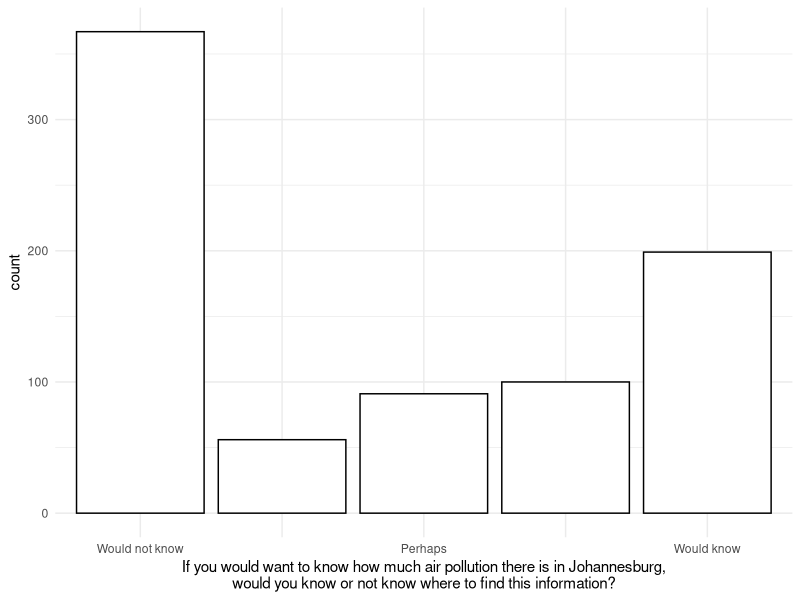
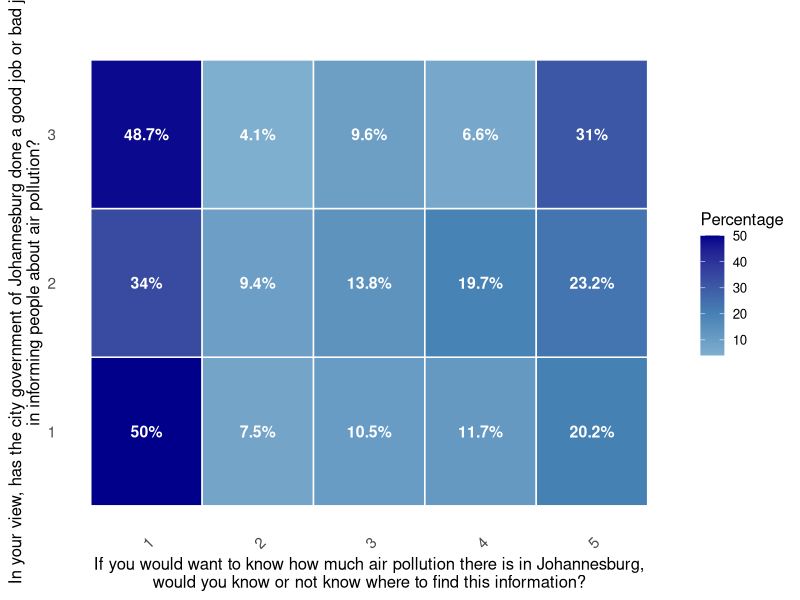
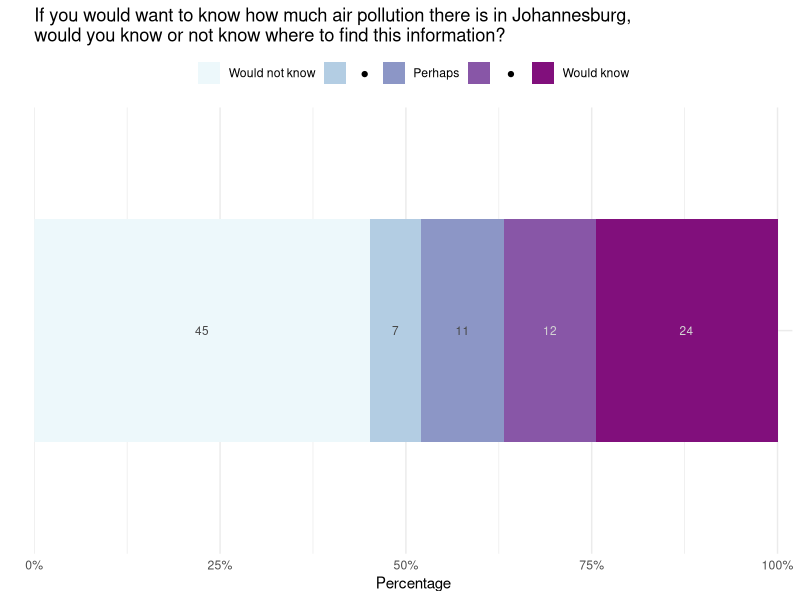
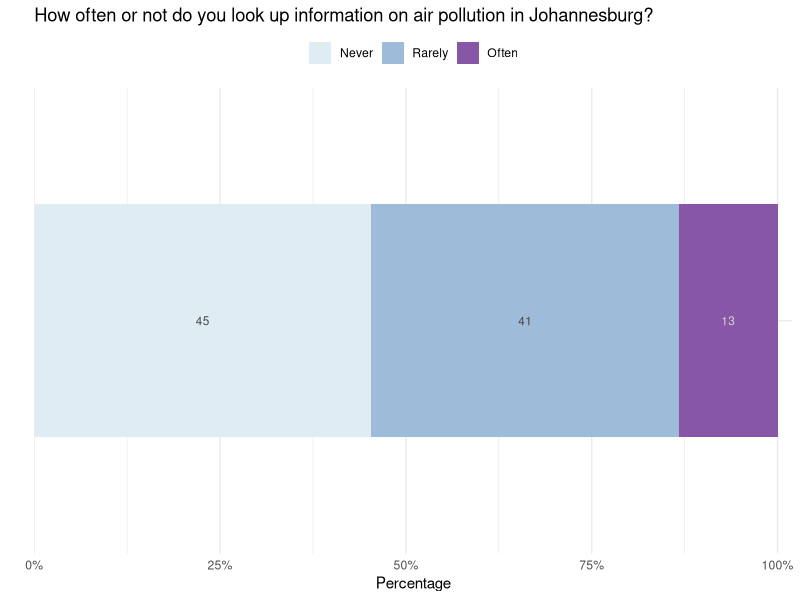
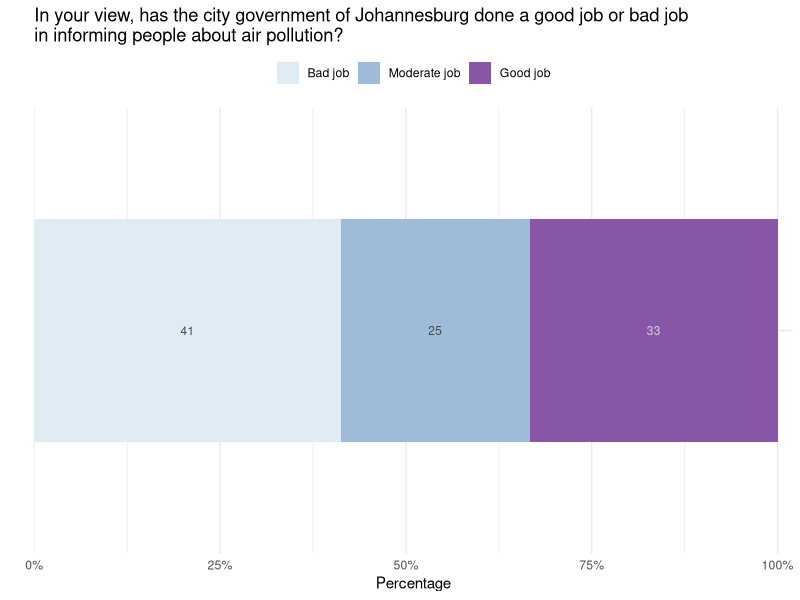

These charts were generated, in order, by the following R code:
## ---- chunk 1

# ## clean environment
# # rm(list = ls())
# 
# # Define which packages needed for analyses
# p_needed <-
#   c("tidyverse", "RColorBrewer", "scales")
# 
# # Check which packages are already installed on your computer
# packages <- rownames(installed.packages())
# 
# # Check which packages are not installed
# p_to_install <- p_needed[!(p_needed %in% packages)]
# 
# if (length(p_to_install) > 0) {
#   install.packages(p_to_install)
# }
# sapply(p_needed, require, character.only = TRUE)
# # 
# ## For replicability: session information 
# session_info <- print(sessionInfo())

library(tidyverse)
library(RColorBrewer)
library(scales)

## For replicability: session information 
session_info <- print(sessionInfo())

## ---- chunk 2
"%ni%" = Negate("%in%")

set.seed(123)

dataJoburg <- read.csv("data/data_joh_person_anon.csv")

## ---- chunk 3
# filter out straightlining for the policies "On days where air pollution is high..."

# Identify columns starting with "AM_GovAction_S"
gov_cols <- grep("^AM_GovAction_S", names(dataJoburg), value = TRUE)

# Calculate the row-wise standard deviation for these columns and filter out straightliners
dataJoburgFilter <- dataJoburg %>%
  mutate(gov_sd = apply(select(., all_of(gov_cols)), 1, sd, na.rm = TRUE)) %>%
  filter(gov_sd != 0) %>%
  select(-gov_sd)

# filter out sl for the effect of more monitoring "More measurements would..."

# Identify columns starting with "AM_effect"
effect_cols <- grep("^AM_effect", names(dataJoburg), value = TRUE)

# Calculate the row-wise standard deviation for these columns and filter out straightliners
dataJoburgFilter2 <- dataJoburgFilter %>%
  mutate(effect_sd = apply(select(., all_of(effect_cols)), 1, sd, na.rm = TRUE)) %>%
  filter(effect_sd != 0) %>%
  select(-effect_sd)

dataJoburg <- dataJoburgFilter2

## ---- chunk 4

dataJoburg <- dataJoburg %>%
  mutate(AM_Knowlg_1F = factor(recode(AM_Knowlg_1,
                                  `1` = "Would not know",
                                  `2` = " ",
                                  `3` = "Perhaps",
                                  `4` = "  ",
                                  `5` = "Would know"),
                               levels = c("Would not know", " ", "Perhaps", "  ", "Would know"),
                               ordered = TRUE))

dataJoburg %>%
  filter(!is.na(AM_Knowlg_1F)) %>%
  ggplot(aes(x = AM_Knowlg_1F))+
  labs(x = "If you would want to know how much air pollution there is in Johannesburg,\nwould you know or not know where to find this information?")+
  geom_histogram(stat = "count", binwidth = 1, col = "black", fill = "white")+
  theme_minimal()


### horizontal, nicer looking graphs for first descriptive questions

## summarise
knowledge <- dataJoburg %>%
  filter(!is.na(AM_Knowlg_1)) %>% 
  group_by(AM_Knowlg_1) %>%
  summarise(count = n(), .groups = "drop") %>%
  mutate(share = count / sum(count),
         label = round(share * 100))

## add a text color column based on concern category
knowledge <- knowledge %>%
  mutate(
    text_color = case_when(
      AM_Knowlg_1 %in% c("5", "4") ~ "lightgrey",  # light grey text for dark fill
      TRUE ~ "grey28"  # default dark grey for lighter fills
    )
  )
  
## reverse ordering for the plot
knowledge$AM_Knowlg_1_cat <- factor(
  knowledge$AM_Knowlg_1,
  levels = c("5", "4", "3", "2", "1"),  # reverse order
  labels = c("Would know", "   ●   ", "Perhaps", "  ●  ", "Would not know"),
  ordered = TRUE
)


p1 <- ggplot(knowledge, aes(x = "", y = share, fill = AM_Knowlg_1_cat)) +
  geom_col(width = 0.6) +             # bar height = pct
  geom_text(aes(label = label),
            position = position_stack(vjust = 0.5),
            color = knowledge$text_color,
            size = 3, na.rm = TRUE) +
  coord_flip() +                      # rotate to horizontal
  scale_y_continuous(
    labels = percent_format(accuracy = 1),
    expand = expansion(mult = c(0, 0.02))
  ) +
  scale_fill_manual(values = (brewer.pal(5, "BuPu")),
                    limits = rev(c("Would know", "   ●   ", "Perhaps", "  ●  ", "Would not know")))+
  labs(
    x    = "",
    y    = "Percentage",
    fill = "Response",
    title = "If you would want to know how much air pollution there is in Johannesburg,\nwould you know or not know where to find this information?"
  ) +
  theme_minimal()+
  theme(
    legend.position = "top",
    # axis.text = element_text(size = 19),
    # axis.title = element_text(size = 19),
    legend.title = element_blank()
    # legend.text = element_text(size = 16)
  )

ggsave(plot = p1, filename = paste("plots/knowledge.png", sep = ""),
       dpi=600, width = 18, height = 8, units='cm')


## ---- chunk 5
## summarise
freqJ <- dataJoburg %>%
  filter(!is.na(AM_Freq)) %>% 
  group_by(AM_Freq) %>%
  summarise(count = n(), .groups = "drop") %>%
  mutate(share = count / sum(count),
         label = round(share * 100))

## add a text color column based on concern category
freqJ <- freqJ %>%
  mutate(
    text_color = case_when(
      AM_Freq %in% c("3") ~ "lightgrey",  # light grey text for dark fill
      TRUE ~ "grey28"  # default dark grey for lighter fills
    )
  )
  
## reverse ordering for the plot
freqJ$AM_Freq_cat <- factor(
  freqJ$AM_Freq,
  levels = c("3", "2", "1"),  # reverse order
  labels = c("Often", "Rarely", "Never"),
  ordered = TRUE
)


p2 <- ggplot(freqJ, aes(x = "", y = share, fill = AM_Freq_cat)) +
  geom_col(width = 0.6) +             # bar height = pct
  geom_text(aes(label = label),
            position = position_stack(vjust = 0.5),
            color = freqJ$text_color,
            size = 3, na.rm = TRUE) +
  coord_flip() +                      # rotate to horizontal
  scale_y_continuous(
    labels = percent_format(accuracy = 1),
    expand = expansion(mult = c(0, 0.02))
  ) +
  scale_fill_manual(values = (brewer.pal(3, "BuPu")),
                    limits = rev(c("Often", "Rarely", "Never")))+
  labs(
    x    = "",
    y    = "Percentage",
    fill = "Response",
    title = "How often or not do you look up information on air pollution in Johannesburg?"
  ) +
  theme_minimal()+
  theme(
    legend.position = "top",
    # axis.text = element_text(size = 19),
    # axis.title = element_text(size = 19),
    legend.title = element_blank()
    # legend.text = element_text(size = 16)
  )

ggsave(plot = p2, filename = paste("plots/informationFreq.png", sep = ""),
       dpi=600, width = 18, height = 8, units='cm')
## ---- chunk 6

## summarise
satisfaction <- dataJoburg %>%
  filter(!is.na(AM_Perc)) %>% 
  group_by(AM_Perc) %>%
  summarise(count = n(), .groups = "drop") %>%
  mutate(share = count / sum(count),
         label = round(share * 100))

## add a text color column based on concern category
satisfaction <- satisfaction %>%
  mutate(
    text_color = case_when(
      AM_Perc %in% c("3") ~ "lightgrey",  # light grey text for dark fill
      TRUE ~ "grey28"  # default dark grey for lighter fills
    )
  )
  
## reverse ordering for the plot
satisfaction$AM_Perc_cat <- factor(
  satisfaction$AM_Perc,
  levels = c("3", "2", "1"),  # reverse order
  labels = c("Good job", "Moderate job", "Bad job"),
  ordered = TRUE
)


p3 <- ggplot(satisfaction, aes(x = "", y = share, fill = AM_Perc_cat)) +
  geom_col(width = 0.6) +             # bar height = pct
  geom_text(aes(label = label),
            position = position_stack(vjust = 0.5),
            color = satisfaction$text_color,
            size = 3, na.rm = TRUE) +
  coord_flip() +                      # rotate to horizontal
  scale_y_continuous(
    labels = percent_format(accuracy = 1),
    expand = expansion(mult = c(0, 0.02))
  ) +
  scale_fill_manual(values = (brewer.pal(3, "BuPu")),
                    limits = rev(c("Good job", "Moderate job", "Bad job")))+
  labs(
    x    = "",
    y    = "Percentage",
    fill = "Response",
    title = "In your view, has the city government of Johannesburg done a good job or bad job\nin informing people about air pollution?"
  ) +
  theme_minimal()+
  theme(
    legend.position = "top",
    # axis.text = element_text(size = 19),
    # axis.title = element_text(size = 19),
    legend.title = element_blank()
    # legend.text = element_text(size = 16)
  )

ggsave(plot = p3, filename = paste("plots/satisfaction.png", sep = ""),
       dpi=600, width = 18, height = 8, units='cm')
## ---- chunk 7
### test with 3x5 heatmap

# Create cross-tabulation and calculate percentages
heatmap_data_3x5 <- dataJoburg %>%
  filter(!(is.na(AM_Knowlg_1) | is.na(AM_Perc))) %>% 
  count(AM_Knowlg_1, AM_Perc) %>%
  group_by(AM_Perc) %>%
  mutate(
    total = sum(n),
    percentage = n/total * 100,
    label = paste0(round(percentage, 1), "%")
  ) %>%
  ungroup()

# Create 3x5 heatmap
plot_3x5 <- ggplot(heatmap_data_3x5, aes(x = AM_Knowlg_1, y = AM_Perc, fill = percentage)) +
  geom_tile(color = "white", size = 0.5) +
  geom_text(aes(label = label), color = "white", size = 4, fontface = "bold") +
  scale_fill_gradient2(
    low = "lightblue", 
    mid = "steelblue", 
    high = "darkblue",
    midpoint = 20,
    name = "Percentage"
  ) +
  # scale_x_discrete(labels = function(x) str_wrap(x, width = 10)) +
  labs(
    title = "",
    x = "If you would want to know how much air pollution there is in Johannesburg,\nwould you know or not know where to find this information?",
    y = "In your view, has the city government of Johannesburg done a good job or bad job\nin informing people about air pollution?"
  ) +
  theme_minimal(base_size = 12) +
  theme(
    plot.title = element_text(size = 16, face = "bold"),
    axis.text.x = element_text(angle = 45, hjust = 1),
    axis.text = element_text(size = 11),
    panel.grid = element_blank(),
    legend.position = "right"
  )

print(plot_3x5)

